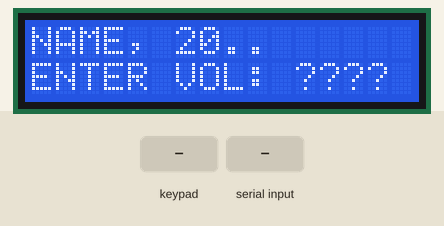
Recording of a sketch running on a simulated Arduino Uno, built with avr-gcc and run on an emulated ATmega328P. Shown: 16×2 character LCD. Wiring (inferred from the names in the program): 24Cxx EEPROM at I2C address 0x50. Inputs (shaded band) come from the test bench. EEPROM starts erased; what the sketch prints to the serial monitor is not drawn.

Above: at 1.2 s.
1.3 s: keypad keys 7 6 5 4 pressed 0.4 s apart
At 3.0 s:
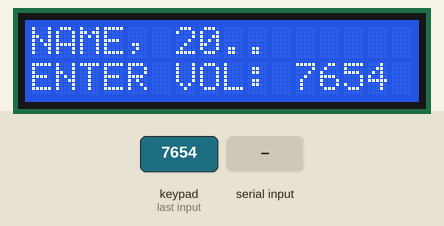
5.0 s: byte 0 (0) received over Serial
At 6.9 s:
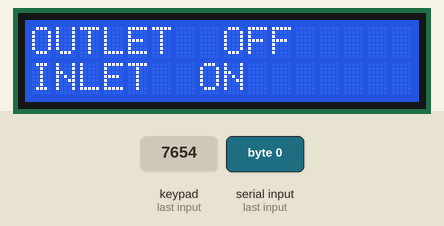
8.0 s: "90,45\n" received over Serial
At 9.8 s:
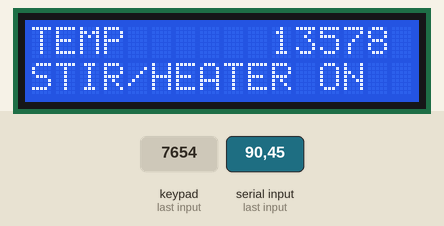
11.0 s: keypad keys 7 6 5 4 # pressed 0.4 s apart
At 15.5 s:
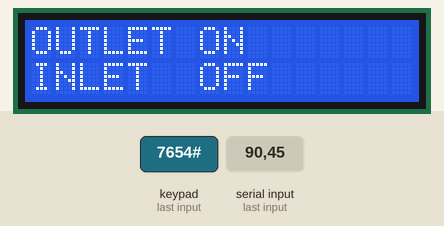
Timing chart, 0 to 17.0 s (numbered marks = the images above; inputs shaded):
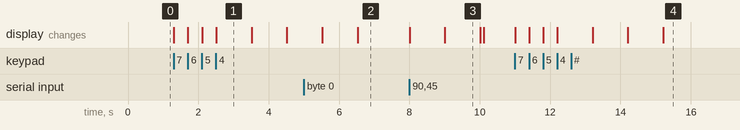

The sketch:

ARDUINO_TANK.ino
```cpp
#include <Wire.h>
#include <LiquidCrystal.h>
#include <Keypad.h>

#define EEPROM_ID 0xA0 >> 1
//DEFINE DIGITAL INPUT PINS
//DEFINE POSITIONS
#define INLET 0x00
#define OUTLET 0x01
#define HEATER 0x02
#define COOLER 0x03
#define STIRRER 0x04
//DEFINE DIGITAL INPUT PINS
#define HIGHFLOATER 0x10
#define LOWFLOATER 0x11
#define TMIN 0x12
#define TMAX 0x13
//DEFINE DIGITAL INPUT PINS
#define MINALA 0x20
#define MAXALA 0x21
//DEFINE DIGITAL INPUT PINS
#define VOL 0x30
#define TEMP 0x31
//START OR STOP ACTION FOR EVERY PIN OF THE SERIAL REMOTE TANK
#define START 0x01
#define STOP 0x00

const int rs = 13, en = 12, d4 = 8, d5 = 9, d6 = 10, d7 = 11;  //LCD DISPLAY PINS
LiquidCrystal lcd(rs, en, d4, d5, d6, d7);                     //LCD DISPLAY PINS

bool firstCharEntered = false;   //FIRST CHARACTER CHECK INITIALLIZATION AS A BOOLEAN FALSE...IS MEANT TO BE FOR THE SECOND STEP
bool secondCharEntered = false;  //SECOND CHARACTER CHECK INITIALLIZATION AS A BOOLEAN FALSE...IS MEANT TO BE FOR THE SECOND STEP
bool thirdCharEntered = false;   //THIRD CHARACTER CHECKD INITIALLIZATION AS A BOOLEAN FALSE...IS MEANT TO BE FOR THE SECOND STEP

char EnteredKey1, EnteredKey2, EnteredKey3, EnteredKey4;  //KEYS PRESSED FROM KEYPAD

const byte ROWS = 4;  //INITIALLIZING THE NUMBER OF ROWS AT KEYPAD
const byte COLS = 4;  //INITIALLIZING THE NUMBER OF COLS AT KEYPAD

char hexaKeys[ROWS][COLS] = {  //DECLARING THE KEYPAD CONTENTS
  { '1', '2', '3', 'A' },
  { '4', '5', '6', 'B' },
  { '7', '8', '9', 'C' },
  { '*', '0', '#', 'D' }
};

byte rowPins[ROWS] = { A0, A1, A2, A3 };  //KEYPAD PINS OF ROWS
byte colPins[COLS] = { 7, 6, 5, 4 };      //KEYPAD PINS OF COLS

Keypad customKeypad = Keypad(makeKeymap(hexaKeys), rowPins, colPins, ROWS, COLS);  //GET A CHARACTER

void setup() {  //CODE TO RUN ONE TIME

  int i;  //VARIABLE INITIALLIZATION

  lcd.begin(16, 2);              //INITIALIZATION OF THE LCD TO DECLARE THAT IT HAS TWO ROWS WITH 16 COLS EACH
  lcd.setCursor(0, 0);           //SET CURSOR TO WRITE AT 0,0
  lcd.print("NAME, 20..");    //PRINT THIS AT 0,0
  lcd.setCursor(0, 1);           //SET CURSOR TO WRITE AT 0,1
  lcd.print("ENTER VOL: ????");  //PRINT THIS AT 0,1

  Serial.begin(9600);  //SERIAL COMMUNICATION WITH BAUD RATE 9600
  Wire.begin();        //INITIALLIZE WIRE TO CONNECT I2C

  Wire.beginTransmission(EEPROM_ID);  //BEGIN TRANSMISSION TO EEPROM
  Wire.write(0);                      //START FROM POSITION 0
  for (i = 0; i < 30; i++) {          //LOOP TO WRITE AT EEPROM
    Wire.write(0xAA);                 //BEGIN TO WRITE AT EEPROM AA TILL WRITTEN 30 AA...HERE WE MAKE IT JUST FOR DISCREET REASONS
  }
  Wire.endTransmission();  //STOP TRANSIMISSION
}

void loop() {  //CODE TO EXCECUTE REPETEADLY
               //DECLARING VARIABLES
  unsigned WATERLEVEL = 0;
  unsigned TANKVOL = 0;
  unsigned TEMPERATURE = 0;
  unsigned char TEMPLOWBYTE, TEMPHIGHBYTE, TANKLOWBYTE, TANKHIGHBYTE;
  unsigned int FirstNumber, SecondNumber, ThirdNumber, FourthNumber;

  if (!firstCharEntered) {                //IF FIRST CHARACTER IS FALSE THEN ENTER THE CONDITION
    EnteredKey1 = customKeypad.getKey();  //READ A CHARACTER FROM KEYPAD

    if (EnteredKey1 != NO_KEY) {  //NO_KEY...IF THERE IS NO WAITING CHARACTER THE KEYPAD. getKey() WILL RETURN NO_KEY...WE HAVE A CHARACTER
      firstCharEntered = true;    //WE HAVE ENTERED THE FIRST CHARACTER SO MAKE IT BOOLEAN TRUE
      lcd.setCursor(11, 1);
      lcd.print(EnteredKey1);
    }
  } else if (!secondCharEntered) {        //IF SECOND CHARACTER IS FALSE THEN ENTER THE CONDITION
    EnteredKey2 = customKeypad.getKey();  //READ A CHARACTER FROM KEYPAD
    if (EnteredKey2 != NO_KEY) {          //THERE IS A WAITING CHARACTER SO ...ENTER THE CONDITION
      secondCharEntered = true;           //WE HAVE ENTERED THE SECOND CHARACTER SO MAKE IT BOOLEAN TRUE
      lcd.setCursor(12, 1);               //SET CURSOR TO WRITE AT 12,1
      lcd.print(EnteredKey2);             //PRINT THIS AT 12,1
    }
  } else if (!thirdCharEntered) {         //IF THIRD CHARACTER IS FALSE THEN ENTER THE CONDITION
    EnteredKey3 = customKeypad.getKey();  //READ A CHARACTER FROM KEYPAD
    if (EnteredKey3 != NO_KEY) {          //THERE IS A WAITING CHARACTER SO ...ENTER THE CONDITION
      thirdCharEntered = true;            //WE HAVE ENTERED THE FOURTH CHARACTER SO MAKE IT BOOLEAN TRUE
      lcd.setCursor(13, 1);               //SET CURSOR TO WRITE AT 13,1
      lcd.print(EnteredKey3);             //PRINT THIS AT 13,1
    }
  } else {                                //ALL CHARACTERS HAVE BEEN ENTERED...ENTER THE FOURTH
    EnteredKey4 = customKeypad.getKey();  //READ A CHARACTER FROM KEYPAD
    if (EnteredKey4 != NO_KEY) {          //THERE IS A WAITING CHARACTER SO ...ENTER THE CONDITION
      lcd.setCursor(14, 1);               //SET CURSOR TO WRITE AT 14,1
      lcd.print(EnteredKey4);             //PRINT THIS AT 14,1

      delay(1000);
      lcd.clear();  //CLEAR LCD SCREEN

      lcd.setCursor(0, 0);         //SET CURSOR TO WRITE AT 0,0
      lcd.print("SAVING VOLUME");  //PRINT THIS AT 0,0
      lcd.setCursor(0, 1);         //SET CURSOR TO WRITE AT 0,1
      lcd.print("TO EEPROM");      //PRINT THIS AT 0,1

      delay(1000);  //DELAY BETWEEN MESSAGES

      Wire.beginTransmission(EEPROM_ID);  //BEGIN TRANSMISSION
      Wire.write(0x10);                   //START FROM POSITION 10...SECOND LINE FIRST COLUMN
      Wire.write(EnteredKey1);            //WRITE FIRST NUMBER
      Wire.write(EnteredKey2);            //WRITE SECOND NUMBER
      Wire.write(EnteredKey3);            //WRITE THIRD NUMBER
      Wire.write(EnteredKey4);            //WRITE FOURTH NUMBER
      Wire.endTransmission();             //STOP TRANSMISSION

      FirstNumber = EnteredKey1 - '0';   // CONVERT THE CHARACTER REPRESENTATION OF THE DIGIT TO ITS INTEGER VALUE.
      SecondNumber = EnteredKey2 - '0';  // CONVERT THE CHARACTER REPRESENTATION OF THE DIGIT TO ITS INTEGER VALUE.
      ThirdNumber = EnteredKey3 - '0';   // CONVERT THE CHARACTER REPRESENTATION OF THE DIGIT TO ITS INTEGER VALUE.
      FourthNumber = EnteredKey4 - '0';  // CONVERT THE CHARACTER REPRESENTATION OF THE DIGIT TO ITS INTEGER VALUE.

      unsigned int desired_vol = (FirstNumber * 1000 + SecondNumber * 100 + ThirdNumber * 10 + FourthNumber);  //CREATE THE WHOLE NUMBER

      lcd.clear();  //CLEAR LCD SCREEN

      lcd.setCursor(0, 0);     //SET CURSOR TO WRITE AT 0,0
      lcd.print("VOLUME");     //PRINT THIS AT 0,0
      lcd.setCursor(10, 0);    //SET CURSOR TO WRITE AT 10,0
      lcd.print(desired_vol);  //PRINT THIS AT 10,0

      delay(1000);  //DELAY BETWEEN MESSAGES

      lcd.clear();  //CLEAR LCD SCREEN

      lcd.setCursor(0, 0);      //SET CURSOR TO WRITE AT 0,0
      lcd.print("OUTLET ON");   //PRINT THIS AT 0,0
      lcd.setCursor(0, 1);      //SET CURSOR TO WRITE AT 0,1
      lcd.print("INLET  OFF");  //PRINT THIS AT 0,1

      //THESE LINES ARE TO CHECK THE FUNCTIONALITY OF LOWFLOATER...SO AS NOT TO START FROM ZERO
      //Serial.write(INLET);
      //Serial.write(START);
      //delay(1000);
      //Serial.write(INLET);
      //Serial.write(STOP);

      Serial.write(INLET);
      Serial.write(STOP);

      Serial.write(OUTLET);  //SET OUTLET VALVE
      Serial.write(START);   // TURN ON OUTLET VALVE

      do {
        Serial.write(LOWFLOATER);  //SET LOWFLOATER VALVE
        while (!Serial.available()) {};
        WATERLEVEL = Serial.read();  //READ FROM LOWFLOATER DIGITAL OUTPUT
        if (WATERLEVEL == 0) {
          Serial.write(OUTLET);  //SET OUTLET VALVE
          Serial.write(STOP);    // TURN OFF OUTLET VALVE
        }
      } while (WATERLEVEL > 0);  //CHECK

      delay(1000);

      lcd.clear();  //CLEAR LCD SCREEN

      lcd.setCursor(0, 0);       //SET CURSOR TO WRITE AT 0,0
      lcd.print("OUTLET  OFF");  //PRINT THIS AT 0,0
      lcd.setCursor(0, 1);       //SET CURSOR TO WRITE AT 0,1
      lcd.print("INLET  ON");    //PRINT THIS AT 0,1

      Serial.write(INLET);  //SET INLET VALVE
      Serial.write(START);  // TURN ON INLET VALVE

      while (TANKVOL <= desired_vol) {  //CHECK CONTINUALLY
                                        //READ TWO BYTES
        Serial.read();
        Serial.read();
        Serial.write(VOL);  //SENT ONE BYTE AT VOL PTN
        while (!Serial.available()) {}
        TANKHIGHBYTE = Serial.read();  //HIGH BYTE READ
        while (!Serial.available()) {}
        TANKLOWBYTE = Serial.read();  //LOW BYTE READ

        TANKVOL = TANKHIGHBYTE;
        TANKVOL = (TANKVOL << 8) | (int)TANKLOWBYTE;

        lcd.setCursor(12, 1);  //SET CURSOR TO WRITE AT 12,1
        lcd.print(TANKVOL);    //PRINT THIS AT 12,1
      };

      Serial.write(INLET);  //SET INLET VALVE
      Serial.write(STOP);   // TURN OFF INLET VALVE

      delay(1000);  //DELAY BETWEEN MESSAGES

      lcd.clear();  //CLEAR LCD SCREEN
                    //READ TWO BYTES
      Serial.read();
      Serial.read();
      Serial.write(TEMP);  //SENT ONE BYTE AT TEMP PTN
      while (!Serial.available()) {}
      TEMPHIGHBYTE = Serial.read();  //HIGH BYTE READ
      while (!Serial.available()) {}
      TEMPLOWBYTE = Serial.read();  //LOW BYTE READ

      TEMPERATURE = TEMPHIGHBYTE;
      TEMPERATURE = (TEMPERATURE << 8) | (int)TEMPLOWBYTE;

      lcd.setCursor(0, 0);          //SET CURSOR TO WRITE AT 0,0
      lcd.print("TEMP");            //PRINT THIS AT 0,0
      lcd.setCursor(10, 0);         //SET CURSOR TO WRITE AT 10,0
      lcd.print(TEMPERATURE);       //PRINT THIS AT 10,0
      lcd.setCursor(0, 1);          //SET CURSOR TO WRITE AT 0,1
      lcd.print("STIR/HEATER ON");  //PRINT THIS AT 0,1

      delay(1000);  //DELAY BETWEEN MESSAGES
      lcd.clear();  //CLEAR LCD SCREEN

      Serial.write(HEATER);  //SET HEATER VALVE
      Serial.write(START);   // TURN ON HEATER VALVE

      Serial.write(STIRRER);  //SET STIRRER VALVE
      Serial.write(START);    // TURN ON STIRRER VALVE

      while (TEMPERATURE <= 26) {  //CHECK CONTINUALLY
        //READ TWO BYTES
        Serial.read();
        Serial.read();
        Serial.write(TEMP);  //SENT ONE BYTE AT TEMP PTN
        while (!Serial.available()) {}
        TEMPHIGHBYTE = Serial.read();  //HIGH BYTE READ
        while (!Serial.available()) {}
        TEMPLOWBYTE = Serial.read();  //LOW BYTE READ

        TEMPERATURE = TEMPHIGHBYTE;
        TEMPERATURE = (TEMPERATURE << 8) | (int)TEMPLOWBYTE;

        lcd.setCursor(12, 0);    //SET CURSOR TO WRITE AT 12,0
        lcd.print(TEMPERATURE);  //PRINT THIS AT 12,0
      };

      Serial.write(HEATER);  //SET HEATER VALVE
      Serial.write(STOP);    // TURN OFF HEATER VALVE

      Serial.write(STIRRER);  //SET STIRRER VALVE
      Serial.write(STOP);     // TURN OFF STIRRER VALVE

      delay(100);   //DELAY BETWEEN MESSAGES
      lcd.clear();  //CLEAR LCD SCREEN

      lcd.setCursor(0, 0);          //SET CURSOR TO WRITE AT 0,0
      lcd.print("TEMP");            //PRINT THIS AT 0,0
      lcd.setCursor(10, 0);         //SET CURSOR TO WRITE AT 10,0
      lcd.print(TEMPERATURE);       //PRINT THIS AT 10,0
      lcd.setCursor(0, 1);          //SET CURSOR TO WRITE AT 0,1
      lcd.print("CYCLE COMPLETE");  //PRINT THIS AT 0,1

      firstCharEntered = false;
      secondCharEntered = false;
      thirdCharEntered = false;
      EnteredKey1 = 0;
      EnteredKey2 = 0;
      EnteredKey3 = 0;
      EnteredKey4 = 0;
    }
  }
}
```

Measured:
- after the input at 1.3 s, the display: first changes at once (image 1 shows a later state)
- after the input at 5.0 s, the display: first differs from a run without the input after 1.5 s (image 2)
- after the input at 8.0 s, the display: first changes at once (image 3 shows a later state)
- after the input at 11.0 s, the display: first changes at once (image 4 shows a later state)
- what the display in image 1 shows lasts 1.0 s, from 2.5 s to 3.5 s
